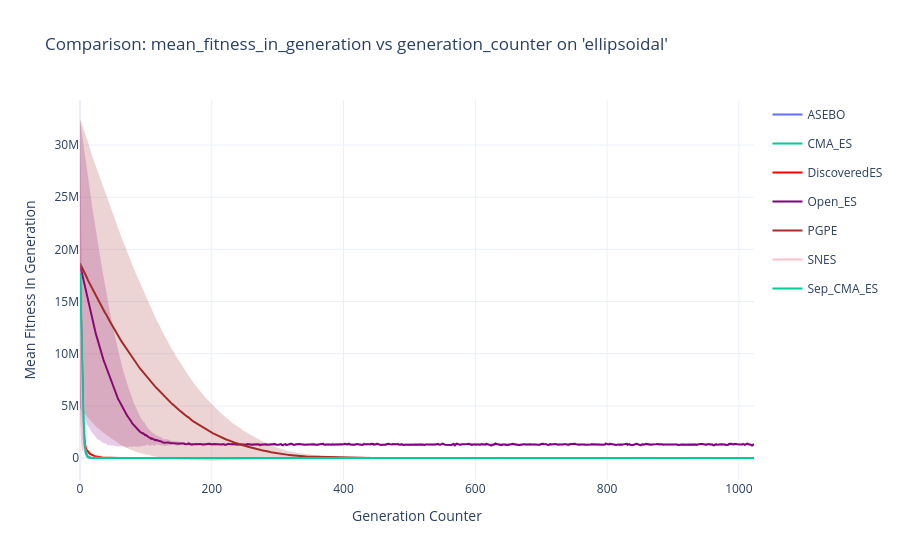

Notebook code cell kept with this figure:
### Code cell
custom_colors = {
    "CME_ES": "blue",
    "DiscoveredES": "red",
    "EvoTF_ES": "green",
    "LearnedES": "orange",
    "Open_ES": "purple",
    "PGPE": "brown",
    "SNES": "pink",
    "SEP_CME_ES": "cyan",
    "SimpleES": "olive"
}

plot_comarsion_problem_plotly(
    "../results/BBOBProblem/ellipsoidal",
    x_key="generation_counter",
    y_key="mean_fitness_in_generation",
    show_runs=False,
    colors=custom_colors
)

### Figure 1 — Plotly figure (JSON) as saved in the notebook; plotly's stock layout.template omitted (floating-point values rounded to 4 significant figures; data arrays with more than 128 entries replaced by an {"elided": "..."} marker saying what was removed)
{"data": [{"hovertemplate": "Generation Counter: %{x}<br>Mean Fitness In Generation: %{y:.4f}<extra></extra>", "legendgroup": "ASEBO", "line": {"width": 2}, "mode": "lines", "name": "ASEBO", "type": "scatter", "x": {"elided": "1024 float values"}, "y": {"elided": "1024 float values"}}, {"fill": "toself", "hoverinfo": "skip", "legendgroup": "ASEBO", "line": {"width": 0}, "opacity": 0.2, "showlegend": false, "type": "scatter", "x": {"elided": "2048 float values"}, "y": {"elided": "2048 float values"}}, {"hovertemplate": "Generation Counter: %{x}<br>Mean Fitness In Generation: %{y:.4f}<extra></extra>", "legendgroup": "CMA_ES", "line": {"width": 2}, "mode": "lines", "name": "CMA_ES", "type": "scatter", "x": {"elided": "1024 float values"}, "y": {"elided": "1024 float values"}}, {"fill": "toself", "hoverinfo": "skip", "legendgroup": "CMA_ES", "line": {"width": 0}, "opacity": 0.2, "showlegend": false, "type": "scatter", "x": {"elided": "2048 float values"}, "y": {"elided": "2048 float values"}}, {"hovertemplate": "Generation Counter: %{x}<br>Mean Fitness In Generation: %{y:.4f}<extra></extra>", "legendgroup": "DiscoveredES", "line": {"color": "red", "width": 2}, "mode": "lines", "name": "DiscoveredES", "type": "scatter", "x": {"elided": "1024 float values"}, "y": {"elided": "1024 float values"}}, {"fill": "toself", "fillcolor": "red", "hoverinfo": "skip", "legendgroup": "DiscoveredES", "line": {"width": 0}, "opacity": 0.2, "showlegend": false, "type": "scatter", "x": {"elided": "2048 float values"}, "y": {"elided": "2048 float values"}}, {"hovertemplate": "Generation Counter: %{x}<br>Mean Fitness In Generation: %{y:.4f}<extra></extra>", "legendgroup": "Open_ES", "line": {"color": "purple", "width": 2}, "mode": "lines", "name": "Open_ES", "type": "scatter", "x": {"elided": "1024 float values"}, "y": {"elided": "1024 float values"}}, {"fill": "toself", "fillcolor": "purple", "hoverinfo": "skip", "legendgroup": "Open_ES", "line": {"width": 0}, "opacity": 0.2, "showlegend": false, "type": "scatter", "x": {"elided": "2048 float values"}, "y": {"elided": "2048 float values"}}, {"hovertemplate": "Generation Counter: %{x}<br>Mean Fitness In Generation: %{y:.4f}<extra></extra>", "legendgroup": "PGPE", "line": {"color": "brown", "width": 2}, "mode": "lines", "name": "PGPE", "type": "scatter", "x": {"elided": "1024 float values"}, "y": {"elided": "1024 float values"}}, {"fill": "toself", "fillcolor": "brown", "hoverinfo": "skip", "legendgroup": "PGPE", "line": {"width": 0}, "opacity": 0.2, "showlegend": false, "type": "scatter", "x": {"elided": "2048 float values"}, "y": {"elided": "2048 float values"}}, {"hovertemplate": "Generation Counter: %{x}<br>Mean Fitness In Generation: %{y:.4f}<extra></extra>", "legendgroup": "SNES", "line": {"color": "pink", "width": 2}, "mode": "lines", "name": "SNES", "type": "scatter", "x": {"elided": "1024 float values"}, "y": {"elided": "1024 float values"}}, {"fill": "toself", "fillcolor": "pink", "hoverinfo": "skip", "legendgroup": "SNES", "line": {"width": 0}, "opacity": 0.2, "showlegend": false, "type": "scatter", "x": {"elided": "2048 float values"}, "y": {"elided": "2048 float values"}}, {"hovertemplate": "Generation Counter: %{x}<br>Mean Fitness In Generation: %{y:.4f}<extra></extra>", "legendgroup": "Sep_CMA_ES", "line": {"width": 2}, "mode": "lines", "name": "Sep_CMA_ES", "type": "scatter", "x": {"elided": "1024 float values"}, "y": {"elided": "1024 float values"}}, {"fill": "toself", "hoverinfo": "skip", "legendgroup": "Sep_CMA_ES", "line": {"width": 0}, "opacity": 0.2, "showlegend": false, "type": "scatter", "x": {"elided": "2048 float values"}, "y": {"elided": "2048 float values"}}], "layout": {"autosize": true, "hovermode": "x unified", "title": {"text": "Comparison: mean_fitness_in_generation vs generation_counter on 'ellipsoidal'"}, "xaxis": {"autorange": true, "range": [0, 1023], "title": {"text": "Generation Counter"}, "type": "linear"}, "yaxis": {"autorange": true, "range": [-2097000.0, 34310000.0], "title": {"text": "Mean Fitness In Generation"}, "type": "linear"}}}
